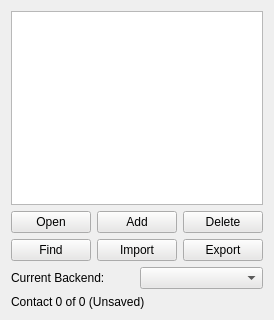
<?xml version="1.0" encoding="UTF-8"?>
<ui version="4.0">
 <class>MainDialog240By320</class>
 <widget class="QWidget" name="MainDialog240By320">
  <property name="geometry">
   <rect>
    <x>0</x>
    <y>0</y>
    <width>263</width>
    <height>320</height>
   </rect>
  </property>
  <property name="palette">
   <palette>
    <active>
     <colorrole role="Button">
      <brush brushstyle="SolidPattern">
       <color alpha="255">
        <red>232</red>
        <green>231</green>
        <blue>230</blue>
       </color>
      </brush>
     </colorrole>
     <colorrole role="Base">
      <brush brushstyle="SolidPattern">
       <color alpha="255">
        <red>255</red>
        <green>255</green>
        <blue>255</blue>
       </color>
      </brush>
     </colorrole>
    </active>
    <inactive>
     <colorrole role="Button">
      <brush brushstyle="SolidPattern">
       <color alpha="255">
        <red>232</red>
        <green>231</green>
        <blue>230</blue>
       </color>
      </brush>
     </colorrole>
     <colorrole role="Base">
      <brush brushstyle="SolidPattern">
       <color alpha="255">
        <red>255</red>
        <green>255</green>
        <blue>255</blue>
       </color>
      </brush>
     </colorrole>
    </inactive>
    <disabled>
     <colorrole role="Button">
      <brush brushstyle="SolidPattern">
       <color alpha="255">
        <red>145</red>
        <green>144</green>
        <blue>144</blue>
       </color>
      </brush>
     </colorrole>
     <colorrole role="Base">
      <brush brushstyle="SolidPattern">
       <color alpha="255">
        <red>185</red>
        <green>185</green>
        <blue>185</blue>
       </color>
      </brush>
     </colorrole>
    </disabled>
   </palette>
  </property>
  <property name="windowTitle">
   <string>Dialog</string>
  </property>
  <layout class="QVBoxLayout" name="verticalLayout">
   <item>
    <widget class="QListWidget" name="contactListWidget">
     <property name="sizePolicy">
      <sizepolicy hsizetype="Preferred" vsizetype="Expanding">
       <horstretch>0</horstretch>
       <verstretch>0</verstretch>
      </sizepolicy>
     </property>
     <property name="styleSheet" >
      <string notr="true" >color: rgb(0, 0, 0);</string>
     </property>
    </widget>
   </item>
   <item>
    <layout class="QHBoxLayout" name="horizontalLayout">
     <item>
      <widget class="QPushButton" name="openButton">
       <property name="text">
        <string>Open</string>
       </property>
      </widget>
     </item>
     <item>
      <widget class="QPushButton" name="addButton">
       <property name="text">
        <string>Add</string>
       </property>
      </widget>
     </item>
     <item>
      <widget class="QPushButton" name="deleteButton">
       <property name="text">
        <string>Delete</string>
       </property>
      </widget>
     </item>
    </layout>
   </item>
   <item>
    <layout class="QHBoxLayout" name="horizontalLayout_2">
     <item>
      <widget class="QPushButton" name="findButton">
       <property name="text">
        <string>Find</string>
       </property>
      </widget>
     </item>
     <item>
      <widget class="QPushButton" name="importButton">
       <property name="toolTip">
        <string>Import contact from vCard file</string>
       </property>
       <property name="text">
        <string>Import</string>
       </property>
      </widget>
     </item>
     <item>
      <widget class="QPushButton" name="exportButton">
       <property name="toolTip">
        <string>Export contact as vCard file</string>
       </property>
       <property name="text">
        <string>Export</string>
       </property>
      </widget>
     </item>
    </layout>
   </item>
   <item>
    <layout class="QHBoxLayout" name="horizontalLayout_3">
     <item>
      <widget class="QLabel" name="label_7">
       <property name="text">
        <string>Current Backend:</string>
       </property>
      </widget>
     </item>
     <item>
      <widget class="QComboBox" name="contactEngineComboBox">
       <property name="sizePolicy">
        <sizepolicy hsizetype="Minimum" vsizetype="Fixed">
         <horstretch>0</horstretch>
         <verstretch>0</verstretch>
        </sizepolicy>
       </property>
      </widget>
     </item>
    </layout>
   </item>
   <item>
    <layout class="QHBoxLayout" name="horizontalLayout_4">
     <item>
      <widget class="QLabel" name="contactStatusLabel">
       <property name="text">
        <string>Contact 0 of 0 (Unsaved)</string>
       </property>
      </widget>
     </item>
    </layout>
   </item>
  </layout>
 </widget>
 <resources/>
 <connections/>
</ui>
